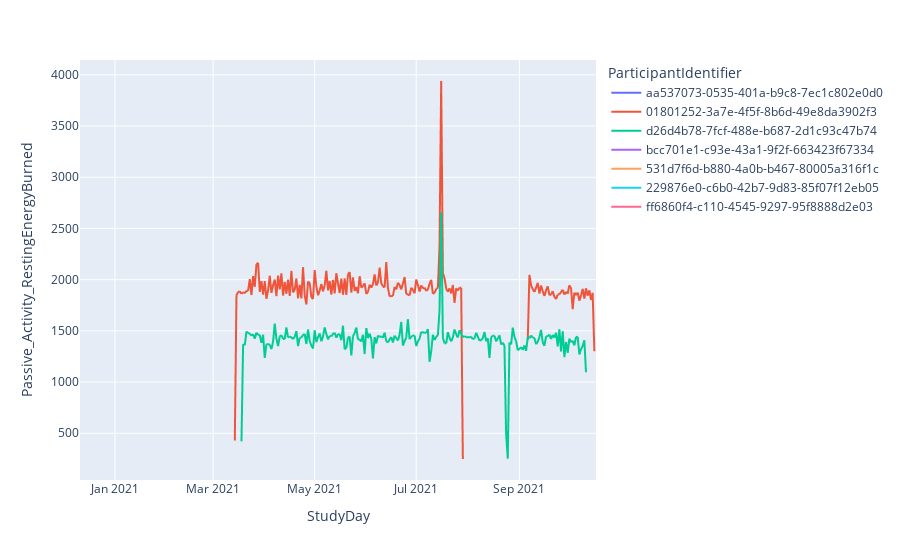

Source (notebook cell):
### Code cell
fig = px.line(df_sum, x="StudyDay", y="Passive_Activity_RestingEnergyBurned", color='ParticipantIdentifier')
fig.show()

### Figure 1 — Plotly figure (JSON) as saved in the notebook; plotly's stock layout.template omitted (floating-point values rounded to 4 significant figures; data arrays with more than 128 entries replaced by an {"elided": "..."} marker saying what was removed)
{"data": [{"hovertemplate": "ParticipantIdentifier=aa537073-0535-401a-b9c8-7ec1c802e0d0<br>StudyDay=%{x}<br>Passive_Activity_RestingEnergyBurned=%{y}<extra></extra>", "legendgroup": "aa537073-0535-401a-b9c8-7ec1c802e0d0", "line": {"color": "#636efa", "dash": "solid"}, "mode": "lines", "name": "aa537073-0535-401a-b9c8-7ec1c802e0d0", "showlegend": true, "type": "scattergl", "x": ["2020-12-11", "2020-12-12", "2020-12-13", "2020-12-14", "2020-12-15", "2020-12-16", "2020-12-17", "2020-12-18", "2020-12-19", "2020-12-20", "2020-12-21", "2020-12-22", "2020-12-23", "2020-12-24", "2020-12-25", "2020-12-26", "2020-12-27", "2020-12-28", "2020-12-29", "2020-12-30", "2020-12-31", "2021-01-01", "2021-01-02", "2021-01-03", "2021-01-04", "2021-01-05", "2021-01-06", "2021-01-07", "2021-01-08", "2021-01-09", "2021-01-10", "2021-01-11", "2021-01-12", "2021-01-13", "2021-01-14", "2021-01-15", "2021-01-16", "2021-01-17", "2021-01-18", "2021-01-19", "2021-01-20", "2021-01-21", "2021-01-22", "2021-01-23", "2021-01-24", "2021-01-25", "2021-01-26", "2021-01-27", "2021-01-28", "2021-01-29", "2021-01-30", "2021-01-31", "2021-02-01", "2021-02-02"], "xaxis": "x", "y": [null, null, null, null, null, null, null, null, null, null, null, null, null, null, null, null, null, null, null, null, null, null, null, null, null, null, null, null, null, null, null, null, null, null, null, null, null, null, null, null, null, null, null, null, null, null, null, null, null, null, null, null, null, null], "yaxis": "y"}, {"hovertemplate": "ParticipantIdentifier=01801252-3a7e-4f5f-8b6d-49e8da3902f3<br>StudyDay=%{x}<br>Passive_Activity_RestingEnergyBurned=%{y}<extra></extra>", "legendgroup": "01801252-3a7e-4f5f-8b6d-49e8da3902f3", "line": {"color": "#EF553B", "dash": "solid"}, "mode": "lines", "name": "01801252-3a7e-4f5f-8b6d-49e8da3902f3", "showlegend": true, "type": "scattergl", "x": {"elided": "264 str values"}, "xaxis": "x", "y": {"elided": "264 float values"}, "yaxis": "y"}, {"hovertemplate": "ParticipantIdentifier=d26d4b78-7fcf-488e-b687-2d1c93c47b74<br>StudyDay=%{x}<br>Passive_Activity_RestingEnergyBurned=%{y}<extra></extra>", "legendgroup": "d26d4b78-7fcf-488e-b687-2d1c93c47b74", "line": {"color": "#00cc96", "dash": "solid"}, "mode": "lines", "name": "d26d4b78-7fcf-488e-b687-2d1c93c47b74", "showlegend": true, "type": "scattergl", "x": {"elided": "259 str values"}, "xaxis": "x", "y": {"elided": "259 float values"}, "yaxis": "y"}, {"hovertemplate": "ParticipantIdentifier=bcc701e1-c93e-43a1-9f2f-663423f67334<br>StudyDay=%{x}<br>Passive_Activity_RestingEnergyBurned=%{y}<extra></extra>", "legendgroup": "bcc701e1-c93e-43a1-9f2f-663423f67334", "line": {"color": "#ab63fa", "dash": "solid"}, "mode": "lines", "name": "bcc701e1-c93e-43a1-9f2f-663423f67334", "showlegend": true, "type": "scattergl", "x": ["2021-02-16", "2021-02-17", "2021-02-18", "2021-02-19", "2021-02-20", "2021-02-21", "2021-02-22", "2021-02-23", "2021-02-24", "2021-02-25", "2021-02-26", "2021-02-27", "2021-02-28", "2021-03-01", "2021-03-02", "2021-03-03", "2021-03-04", "2021-03-05", "2021-03-06", "2021-03-07"], "xaxis": "x", "y": [null, null, null, null, null, null, null, null, null, null, null, null, null, null, null, null, null, null, null, null], "yaxis": "y"}, {"hovertemplate": "ParticipantIdentifier=531d7f6d-b880-4a0b-b467-80005a316f1c<br>StudyDay=%{x}<br>Passive_Activity_RestingEnergyBurned=%{y}<extra></extra>", "legendgroup": "531d7f6d-b880-4a0b-b467-80005a316f1c", "line": {"color": "#FFA15A", "dash": "solid"}, "mode": "lines", "name": "531d7f6d-b880-4a0b-b467-80005a316f1c", "showlegend": true, "type": "scattergl", "x": {"elided": "153 str values"}, "xaxis": "x", "y": {"elided": "153 null values"}, "yaxis": "y"}, {"hovertemplate": "ParticipantIdentifier=229876e0-c6b0-42b7-9d83-85f07f12eb05<br>StudyDay=%{x}<br>Passive_Activity_RestingEnergyBurned=%{y}<extra></extra>", "legendgroup": "229876e0-c6b0-42b7-9d83-85f07f12eb05", "line": {"color": "#19d3f3", "dash": "solid"}, "mode": "lines", "name": "229876e0-c6b0-42b7-9d83-85f07f12eb05", "showlegend": true, "type": "scattergl", "x": {"elided": "144 str values"}, "xaxis": "x", "y": {"elided": "144 null values"}, "yaxis": "y"}, {"hovertemplate": "ParticipantIdentifier=ff6860f4-c110-4545-9297-95f8888d2e03<br>StudyDay=%{x}<br>Passive_Activity_RestingEnergyBurned=%{y}<extra></extra>", "legendgroup": "ff6860f4-c110-4545-9297-95f8888d2e03", "line": {"color": "#FF6692", "dash": "solid"}, "mode": "lines", "name": "ff6860f4-c110-4545-9297-95f8888d2e03", "showlegend": true, "type": "scattergl", "x": {"elided": "145 str values"}, "xaxis": "x", "y": {"elided": "145 null values"}, "yaxis": "y"}], "layout": {"autosize": true, "legend": {"title": {"text": "ParticipantIdentifier"}, "tracegroupgap": 0}, "margin": {"t": 60}, "xaxis": {"anchor": "y", "autorange": true, "domain": [0, 1], "range": ["2020-12-11", "2021-10-17"], "title": {"text": "StudyDay"}, "type": "date"}, "yaxis": {"anchor": "x", "autorange": true, "domain": [0, 1], "range": [43.92, 4145.0], "title": {"text": "Passive_Activity_RestingEnergyBurned"}}}}
